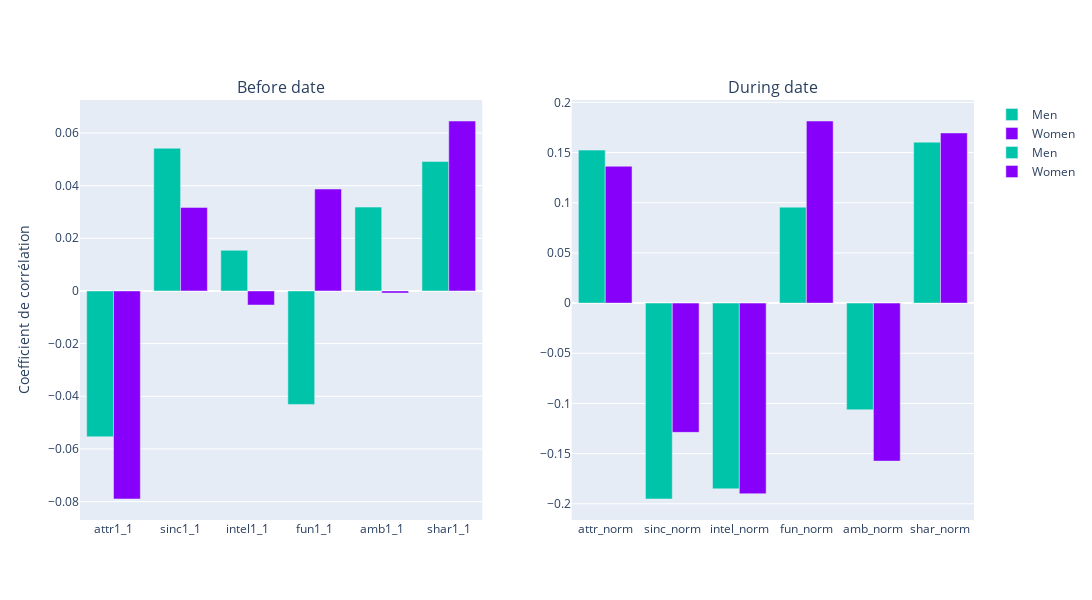

Source (notebook cell):
### Code cell
import plotly.graph_objects as go
from plotly.subplots import make_subplots

fig = make_subplots(rows=1, cols=2, subplot_titles=("Before date", "During date"))

# First chart (Before date)
fig.add_trace(go.Bar(x=comparison_df_before.index, y=comparison_df_before['Men'], name="Men",
                    marker_color=men_color),
              row=1, col=1)
fig.add_trace(go.Bar(x=comparison_df_before.index, y=comparison_df_before['Women'], name="Women",
                    marker_color=women_color),
              row=1, col=1)

# Second chart (During date)
fig.add_trace(go.Bar(x=comparison_df_during.index, y=comparison_df_during['Men'], name="Men",
                    marker_color=men_color),
              row=1, col=2)
fig.add_trace(go.Bar(x=comparison_df_during.index, y=comparison_df_during['Women'], name="Women",
                    marker_color=women_color),
              row=1, col=2)



# Personnalisations supplémentaires
fig.update_layout(
    height=600, width=1200,
    yaxis_title="Coefficient de corrélation"
)

fig.show()

### Figure 1 — Plotly figure (JSON) as saved in the notebook; plotly's stock layout.template omitted (floating-point values rounded to 4 significant figures)
{"data": [{"marker": {"color": "rgb(0, 196, 170)"}, "name": "Men", "type": "bar", "x": ["attr1_1", "sinc1_1", "intel1_1", "fun1_1", "amb1_1", "shar1_1"], "xaxis": "x", "y": [-0.05536, 0.0542, 0.01543, -0.04311, 0.03184, 0.04919], "yaxis": "y"}, {"marker": {"color": "rgb(135, 0, 249)"}, "name": "Women", "type": "bar", "x": ["attr1_1", "sinc1_1", "intel1_1", "fun1_1", "amb1_1", "shar1_1"], "xaxis": "x", "y": [-0.07901, 0.03173, -0.005346, 0.0387, -0.0007865, 0.06454], "yaxis": "y"}, {"marker": {"color": "rgb(0, 196, 170)"}, "name": "Men", "type": "bar", "x": ["attr_norm", "sinc_norm", "intel_norm", "fun_norm", "amb_norm", "shar_norm"], "xaxis": "x2", "y": [0.1524, -0.1952, -0.1851, 0.0956, -0.1063, 0.1604], "yaxis": "y2"}, {"marker": {"color": "rgb(135, 0, 249)"}, "name": "Women", "type": "bar", "x": ["attr_norm", "sinc_norm", "intel_norm", "fun_norm", "amb_norm", "shar_norm"], "xaxis": "x2", "y": [0.1363, -0.1288, -0.19, 0.1814, -0.1575, 0.1695], "yaxis": "y2"}], "layout": {"annotations": [{"font": {"size": 16}, "showarrow": false, "text": "Before date", "x": 0.225, "xanchor": "center", "xref": "paper", "y": 1, "yanchor": "bottom", "yref": "paper"}, {"font": {"size": 16}, "showarrow": false, "text": "During date", "x": 0.775, "xanchor": "center", "xref": "paper", "y": 1, "yanchor": "bottom", "yref": "paper"}], "height": 600, "width": 1200, "xaxis": {"anchor": "y", "domain": [0, 0.45]}, "xaxis2": {"anchor": "y2", "domain": [0.55, 1]}, "yaxis": {"anchor": "x", "domain": [0, 1], "title": {"text": "Coefficient de corrélation"}}, "yaxis2": {"anchor": "x2", "domain": [0, 1]}}}
